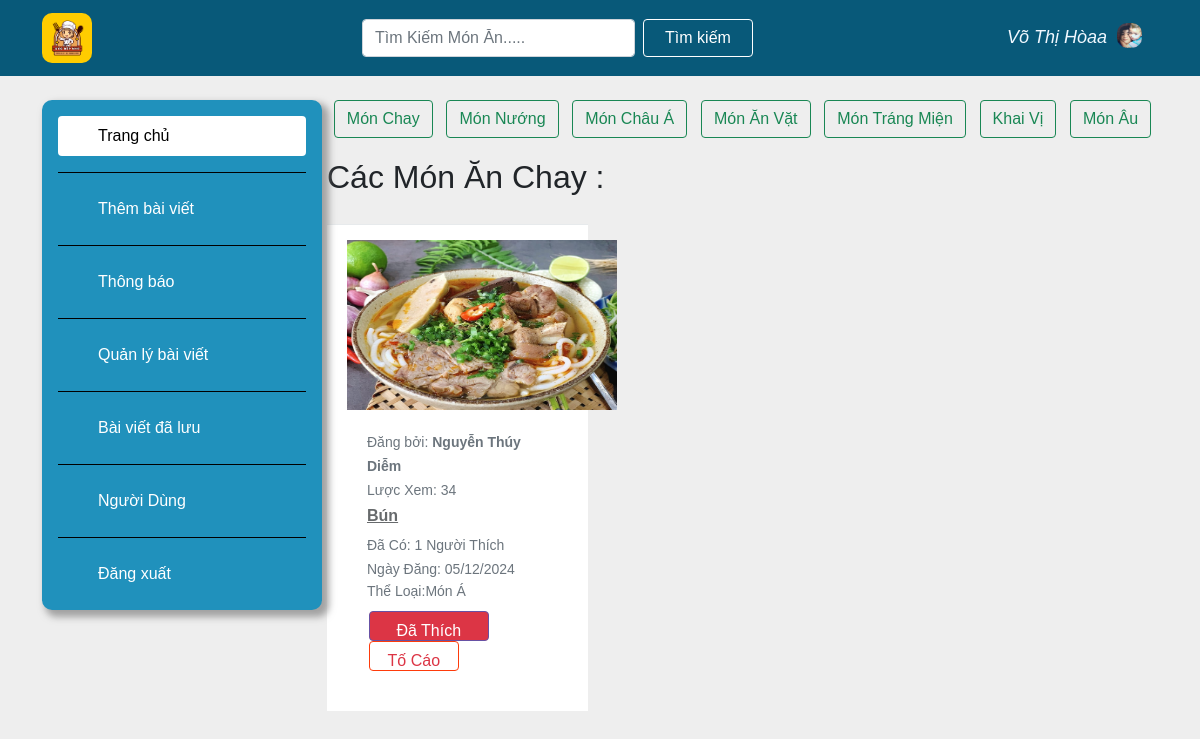
The app's page /recipes/dessert/ (signed in) with its own data.
### appfood/models.py (models this page shows, shortened)
class UserProfile(models.Model):
    GENDER_CHOICES = [
        ('T', 'Trai'),
        ('G', 'Gái'),
        ('B', 'Chưa Xác Định'),
    ]
    user = models.OneToOneField(User, on_delete=models.CASCADE)
    birth_date = models.DateField(null=True, blank=True)
    gender = models.CharField(max_length=1, choices=GENDER_CHOICES, null=True, blank=True)
    profile_image = models.ImageField(upload_to='images/', null=True, blank=True)

class Recipe(models.Model):
    title = models.CharField(max_length=100,null=True)
    author = models.ForeignKey('auth.User', on_delete=models.CASCADE)
    introduce =  models.CharField(max_length=100,null=True)
    description = models.CharField(max_length=200,null=True)
    created_at = models.DateTimeField(auto_now_add=True)
    views = models.IntegerField(default=0)
    liked_tym = models.ManyToManyField(User, related_name='liked_recipes', blank=True)
    classify = models.ManyToManyField(Classify, related_name='recipes', blank=True)
    reported = models.BooleanField(default=False)
    def total_likes(self):
        return self.liked_tym.count()

class RecipeImage(models.Model):
    recipe = models.ForeignKey(Recipe, related_name='images', on_delete=models.CASCADE)
    image = models.ImageField(upload_to='images/')
    uploaded_at = models.DateTimeField(auto_now_add=True)

class Classify(models.Model):
    name = models.CharField(max_length=100)

### appfood/views.py (the view)
# urls.py: path('recipes/dessert/', views.dessert, name='dessert'),# Tráng Miện
@login_required
def dessert(request):
    dessert_class = Classify.objects.get(name='Món Á')
    dessert_recipes = Recipe.objects.filter(classify=dessert_class).select_related('author', 'author__userprofile')
    user_profile, created = UserProfile.objects.get_or_create(user=request.user)
    return render(request, 'food/dessert.html', {'recipes': dessert_recipes,'user_profile': user_profile})

### appfood/templates/food/dessert.html (shortened to what this page needs)
{% extends "appfood/base.html" %}
{%load static%}
{%block vegetarian%}
<link href="https://maxcdn.bootstrapcdn.com/font-awesome/4.3.0/css/font-awesome.min.css" rel="stylesheet">
<main>
    <div class="container">
        <div class="row">
            <div class="col-3">
                <div class="side-bar d-flex flex-column flex-shrink-0 p-3" style="width: 280px;">
                    <ul class="nav nav-pills flex-column mb-auto">
                        <li class="nav-item">
                            <a href="{% url 'home' %}" class="nav-link active" aria-current="page">
                                <svg class="bi me-2" width="16" height="16"><use xlink:href="#speedometer2"></use></svg>Trang chủ
                            </a>
                        </li>
                        <li>
                            <a href="{% url 'postfood' %}" class="nav-link text-white">
                                <svg class="bi me-2" width="16" height="16"><use xlink:href="#speedometer2"></use></svg>Thêm bài viết
                            </a>
                        </li>
                        <li>
                            <a href="{% url 'home' %}" class="nav-link text-white">
                                <svg class="bi me-2" width="16" height="16"><use xlink:href="#speedometer2"></use></svg>Thông báo
                            </a>
                        </li>
                        <li>
                            <a href="{% url 'myfood' %}" class="nav-link text-white">
                                <svg class="bi me-2" width="16" height="16"><use xlink:href="#speedometer2"></use></svg>Quản lý bài viết
                            </a>
                        </li>
                        <li>
                            <a href="{% url 'savefood' %}" class="nav-link text-white">
                                <svg class="bi me-2" width="16" height="16"><use xlink:href="#speedometer2"></use></svg>Bài viết đã lưu
                            </a>
                        </li>
                        <li>
                            <a href="{% url 'savefood' %}" class="nav-link text-white">
                                <svg class="bi me-2" width="16" height="16"><use xlink:href="#speedometer2"></use></svg>Người Dùng
                            </a>
                        </li>
                        <li>
                            <a href="{% url 'logout' %}" class="nav-link text-white">
                                <svg class="bi me-2" width="16" height="16"><use xlink:href="#speedometer2"></use></svg>Đăng xuất
                            </a>
                        </li>
                    </ul>
                </div>
            </div>
            <div class="col">
                <div class="tags">
                    <button type="button" class="btn btn-outline-success"onclick="window.location.href='{% url 'vegetarian' %}'" >Món Chay</button>
                    <button type="button" class="btn btn-outline-success"onclick="window.location.href='{% url 'grill' %}'" >Món Nướng</button>
                    <button type="button" class="btn btn-outline-success"onclick="window.location.href='{% url 'asian' %}'">Món Châu Á</button>
                    <button type="button" class="btn btn-outline-success"onclick="window.location.href='{% url 'snacks' %}'">Món Ăn Vặt</button>
                    <button type="button" class="btn btn-outline-success"onclick="window.location.href='{% url 'dessert' %}'">Món Tráng Miện</button>
                    <button type="button" class="btn btn-outline-success"onclick="window.location.href='{% url 'appetizer' %}'">Khai Vị</button>
                    <button type="button" class="btn btn-outline-success"onclick="window.location.href='{% url 'european' %}'">Món Âu</button>
                </div>
    <h2>Các Món Ăn Chay : </h2>
    <div class="row d-flex flex-wrap">
        {% for recipe in recipes %}
            <div class="col-md-4">
                <div class="ibox" style="padding-top: 20px;">
                    <div class="ibox-content product-box">
                        {% if recipe.images.first %}
                            <div class="product" style="height: 170px;">
                                <img style="height: 170px;width: 270px;" src="{{ recipe.images.first.image.url }}" alt="">
                            </div>
                        {% endif %}
                        <div class="product-desc">
                            <small class="text-muted">Đăng bởi: <b>
                                {% if recipe.author.userprofile %}
                                    {{ recipe.author.userprofile.user.last_name }} {{ recipe.author.userprofile.user.first_name }}
                                {% else %}
                                    {{ recipe.author.username }}
                                {% endif %}</b> </small>
                            <br>
                            <small class="text-muted">Lược Xem: {{ recipe.views }}</small>
                            <a href="{% url 'detail' recipe.id %}" class="product-name">{{ recipe.title }}</a>
                            <small class="text-muted">Đã Có: {{ recipe.total_likes }} Người Thích</small>
                            <div>
                                <small class="text-muted">Ngày Đăng: {{recipe.images.first.uploaded_at|date:"d/m/Y"}}</small>
                            </div>
                            <div>
                                <small style="float: left;" class="text-muted">Thể Loại:</small>
                                {% for category in recipe.classify.all %}
                                    <small class="text-muted" style="float: left;">{{ category.name }}</small>
                                {% endfor %}
                            </div>
                            <div class="m-t text-right" style="padding-top: 30px;padding-left: 1%;">
                                <form method="post" action="{% url 'like_recipe' recipe.id %}">
                                    <button type="submit" class="btn {% if user in recipe.liked_tym.all %}btn-danger{% else %}btn-primary{% endif %}" style="height: 30px;width: 120px;padding-top: 7px;border: 1px solid #6751a4;">
                                        {% if user in recipe.liked_tym.all %}Đã Thích{% else %}Yêu Thích{% endif %}
                                    </button>
                                </form>
                                <form method="post" action="{% url 'report_food' recipe.id %}">
                                    <button type="submit" class="btn btn-outline-danger" style="height: 30px;width: 90px;padding-top: 7px;border: 1px solid #fe3b0b;">
                                        Tố Cáo
                                    </button>
                                </form>
                            </div>
                        </div>
                    </div>
                </div>
            </div>
        {% endfor %}
    </div>
            </div>
        </div>
    </div>
</main>
{% endblock vegetarian%}

### appfood/templates/appfood/base.html (shortened to what this page needs)
{% load static %}
<!DOCTYPE html>
<html lang="en">
<head>
    <link href="https://cdn.jsdelivr.net/npm/bootstrap@5.0.2/dist/css/bootstrap.min.css" rel="stylesheet">
    <link rel="stylesheet" href="{%static "css/style.css"%}">
    <link rel="stylesheet" href="{%static "css/fixhome.css"%}">
</head>
<body>
    <header class="header">
        <nav class="navbar navbar-light">
            <div class="container">
                <a class="navbar-brand" href="{% url 'home' %}"><img src="{% static "img/logo.png" %}" alt=""></a>
                <form class="d-flex"  method=POST action="{% url 'search_title' %}">
                    <input class="form-control me-2" type="search" placeholder="Tìm Kiếm Món Ăn....." name='searched' aria-label="Search">
                    <button class="btn btn-outline-success" type="submit">Tìm kiếm</button>
                </form>
                <a class="navbar-brand user_name" href="{%url 'page_user'%}"> {{user.last_name}} {{user.first_name}}
                {% if user_profile.profile_image %}
                    <img src="{{ user_profile.profile_image.url }}" alt="Profile Image">
                {% else %}
                    <img src="{% static 'img/user.png' %}" alt="Default Profile Image">
                {% endif %}</a>
            </div>
        </nav>
    </header>
    {% block vegetarian %}{% endblock vegetarian %}
</body>
</html>

### appfood/static/css/style.css (style rules this page uses)
:root { --main: #085979; --yellow:#ffcc00; --blue:#2091bc; --white:#ECEBEA; --red:#D4343F; }
* { margin: 0; padding: 0; box-sizing: border-box; font-family: Arial; font-weight: 400; color: var(--body); }
header { margin-bottom: 10px; position: fixed; top:0; width: 100%; z-index: 100; }
.side-bar ul li:not(:last-of-type) { padding-bottom: 1rem; margin-bottom: 1rem; border-bottom: 1px solid #000; }
header .navbar { background-color:var(--main) !important; }
header .navbar .navbar-brand img { width: 50px; height: 50px; border-radius: 10px; }
header .navbar .user_name { color: aliceblue; font-style: italic; font-size: 18px; }
header .navbar .user_name img { width: 25px; height: 25px; margin-left: 5px; margin-bottom: 5px; }
header .btn { border-color: white; color:white; width: 150px; }
main { margin-top: 100px; }
main .tags { margin-bottom: 20px; display: flex; justify-content: space-around; }
main .side-bar { background-color: var(--blue); border-radius: 10px; box-shadow: 5px 5px 7px 2px rgba(128, 128, 128, 0.69); position: fixed; }
main .nav-pills .nav-link.active { background: white; color: black; }

### appfood/static/css/fixhome.css (style rules this page uses)
body { margin-top:20px; background:#eee; }
.product-box { padding: 0; border: 1px solid #e7eaec; }
.product-desc { padding: 20px; position: relative; }
.product-name { font-size: 16px; font-weight: 600; color: #676a6c; display: block; margin: 2px 0 5px 0; }
.ibox { clear: both; margin-bottom: 25px; margin-top: 0; padding: 0; }
.ibox:after, .ibox:before { display: table; }
.ibox-content { background-color: #ffffff; color: inherit; padding: 15px 20px 20px 20px; border-color: #e7eaec; border-image: none; border-style: solid solid none; border-width: 1px 0; }

### records on screen
UserProfile: profile_image (picture)
Recipe: images.first.image (picture), author.userprofile.user.last_name "Nguyễn Thúy", author.userprofile.user.first_name "Diễm", views "34", title "Bún", total_likes "1", images.first.uploaded_at "05/12/2024", shows "Đã Thích"
Classify: name "Món Á"

### other values on screen
{{ user.last_name }} "Võ Thị"
{{ user.first_name }} "Hòaa"
